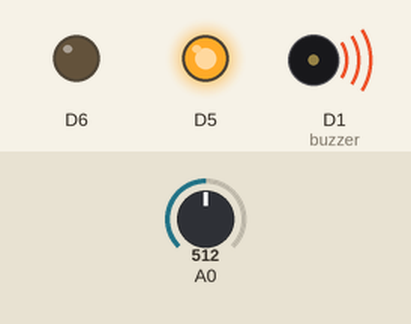
This sketch was run on a simulated ESP8266 (NodeMCU). On the bench: output pins drawn as LEDs (lit = HIGH), buzzer (waves = sounding, pin HIGH). The inputs (shaded band) are chosen by the test bench; at power-on: A0 = 512. What the sketch prints to the serial monitor is not drawn.

Above: at 1.2 s.
1.3 s: A0 set to 684
2.8 s: A0 set to 712
At 3.6 s:
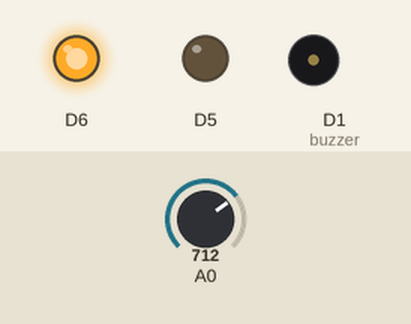
4.3 s: A0 set to 690
At 4.8 s:
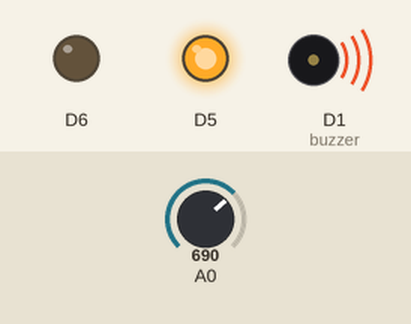
5.8 s: A0 set to 710
At 7.1 s:
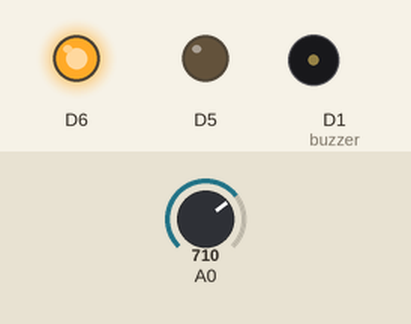
Timing chart, 0 to 8.3 s (numbered marks = the images above; inputs shaded):
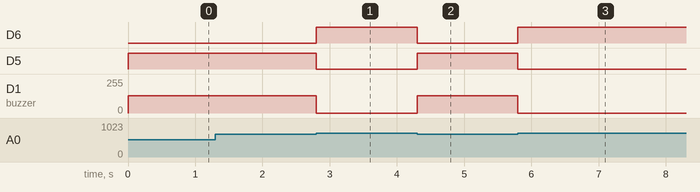

The sketch:

MiniProject_SmartDoor.ino
```cpp
int val;
int buzzer = D1 ;
void setup ()
{
  Serial.begin(115200);
  pinMode (buzzer, OUTPUT) ;
  pinMode(D5,OUTPUT);
  pinMode(D6,OUTPUT);
}
void loop ()
{
val=analogRead(A0);
Serial.println(val);
if(val>700)
{
  digitalWrite(D5,LOW);
  digitalWrite(D6,HIGH);
  analogWrite(buzzer, 0);
}
else
{
  digitalWrite(D5,HIGH);
  digitalWrite(D6,LOW);
  analogWrite(buzzer, 128);
}
}
```

Measured:
- the behaviour switches between 700 and 701 on A0 (found by bisection; images 0 and 1)
- after the input at 2.8 s, D6: LOW → HIGH at once; D5: HIGH → LOW at once; D1 (buzzer): 128/255 → 0/255 at once
- after the input at 4.3 s, D6: HIGH → LOW at once; D5: LOW → HIGH at once; D1 (buzzer): 0/255 → 128/255 at once
- after the input at 5.8 s, D6: LOW → HIGH at once; D5: HIGH → LOW at once; D1 (buzzer): 128/255 → 0/255 at once
